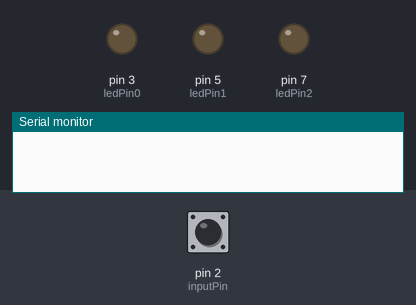
Bench run of a sketch on a simulated Arduino Uno, built with avr-gcc and run on an emulated ATmega328P. Parts: output pins drawn as LEDs (lit = HIGH), the last lines printed to the serial monitor. The inputs (shaded band) are chosen by the test bench; at power-on: pin 2 (inputPin) HIGH. Sleep ends after the set time or at an interrupt.

Above: at 5.0 s.
5.1 s: pin 2 (inputPin) pulled LOW for 0.15 s
At 7.7 s:
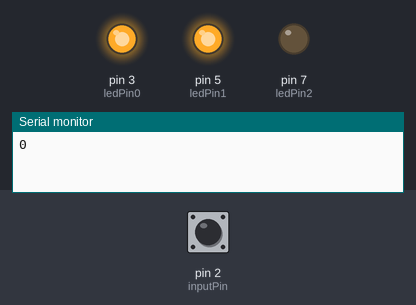
8.2 s: pin 2 (inputPin) pulled LOW for 1 s
At 11.3 s:
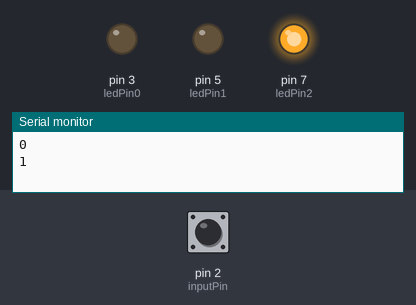
11.7 s: pin 2 (inputPin) pulled LOW for 3.2 s
At 15.1 s:
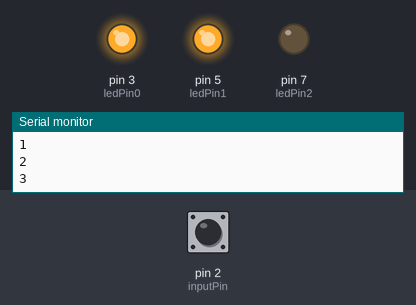
Timing chart, 0 to 17.2 s (numbered marks = the images above; inputs shaded):
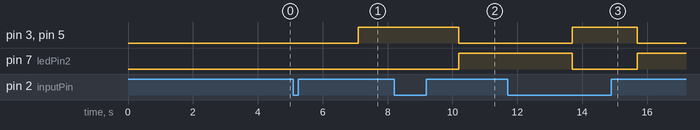

The sketch:

HW7.ino
```cpp
#include <avr/sleep.h>

// LED pins
const int ledPin0 = 3;
const int ledPin1 = 5;
const int ledPin2 = 7;
// LED flags
bool ledState0 = 0;
bool ledState1 = 0;
bool ledState2 = 0;
// LEDs delay in microseconds
unsigned long myTimer0, myTimer1, myTimer2;

// Button pin
const int inputPin = 2;
// Button tick variable
volatile int counter = 0;

// Interrupt flag
volatile boolean flag;

void setup() {
  // Serial bus setup
  Serial.begin(9600);
  // Declaring LED pins
  pinMode(ledPin0, OUTPUT);
  pinMode(ledPin1, OUTPUT);
  pinMode(ledPin2, OUTPUT);
  // Declaring button
  pinMode(2, INPUT_PULLUP);
  attachInterrupt(0, buttontick, FALLING);
  // AVR sleep function
  goToSleep();
}

// Tick counter function
void buttontick() {
  counter++;
}

// Set flag function
void setFlag() {
  flag = true;
}

// Sleep function
void goToSleep() {
  set_sleep_mode(SLEEP_MODE_PWR_DOWN);
  sleep_enable();
  attachInterrupt(0, setFlag, LOW); // контакт D2
  // включить энергосберегающий режим
  sleep_mode();
  // Теперь микроконтроллер простаивает, пока уровень напряжения
  // на контакте прерывания не упадет до LOW, затем...
  //sleep_disable();
  detachInterrupt(0);

}

// LED indication function
void ledIndication() {
  if (millis() - myTimer0 >= 1000) {
    myTimer0 = millis();
    ledState0 =! ledState0;
    digitalWrite(3, ledState0);
  }

  if (millis() - myTimer1 >= 333) {
    myTimer1 = millis();
    ledState1 =! ledState1;
    digitalWrite(5, ledState1);
  }

  if (millis() - myTimer2 >= 2000) {
    myTimer2 = millis();
    ledState2 =! ledState2;
    digitalWrite(7, ledState2);
  }
}

void loop() {
  Serial.println(counter++);
  delay(2000);
  if (flag) {
   ledIndication();
   flag = false;
   goToSleep();
  }
}
```

Measured:
- after the input at 5.1 s, pin 3 (ledPin0), pin 5 (ledPin1): LOW → HIGH after 2.0 s
- after the input at 8.2 s, pin 3 (ledPin0), pin 5 (ledPin1): HIGH → LOW after 2.0 s; pin 7 (ledPin2): LOW → HIGH after 2.0 s
- after the input at 11.7 s, pin 3 (ledPin0), pin 5 (ledPin1): LOW → HIGH after 2.0 s, → LOW 2.0 s later; pin 7 (ledPin2): HIGH → LOW after 2.0 s, → HIGH 2.0 s later
